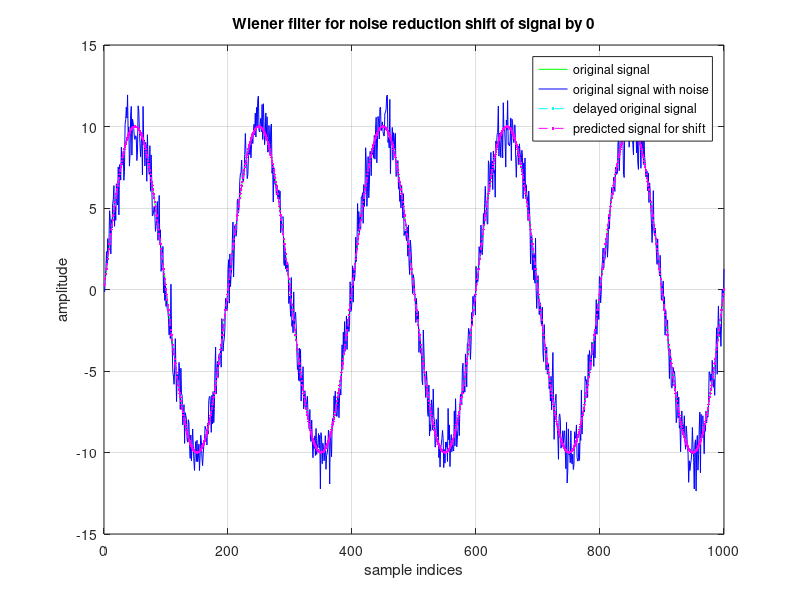
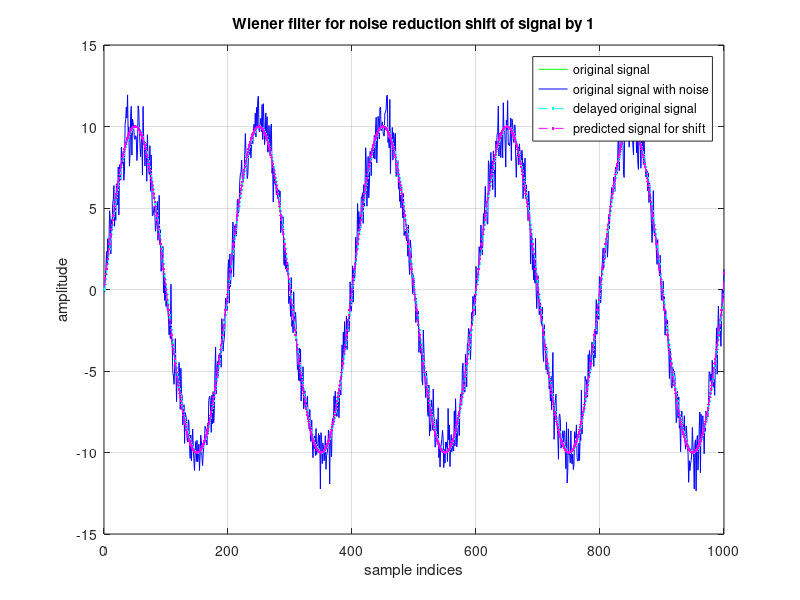
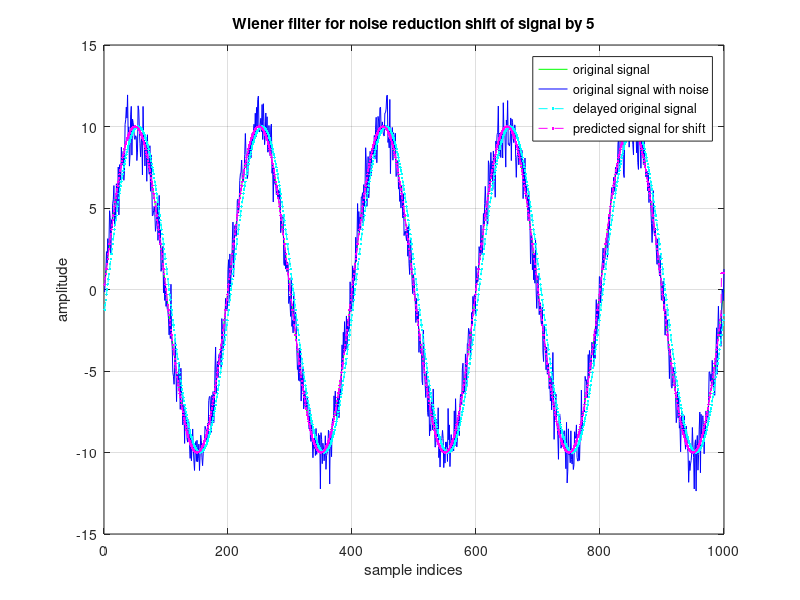
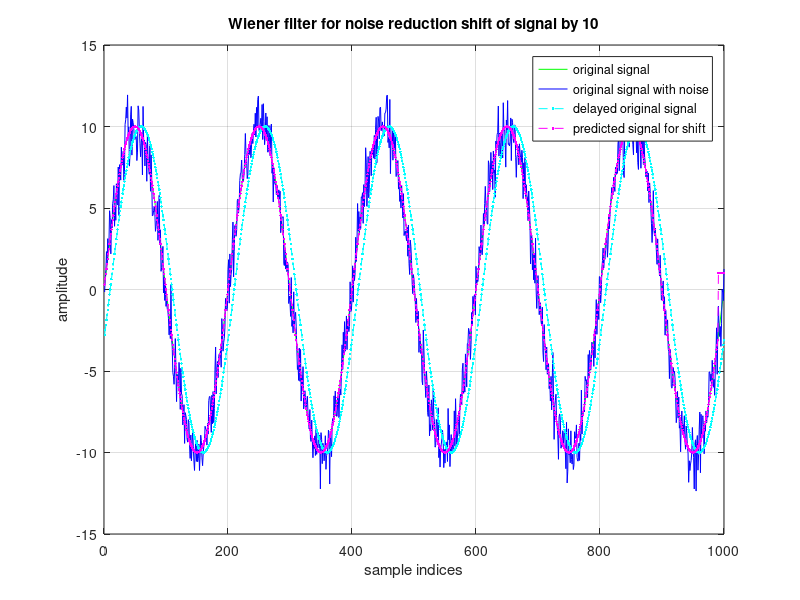

Here is the MATLAB script that generated these plots, in order:
%pkg install -forge 'control'
%pkg install -forge 'signal'

pkg load 'signal' % to use xcorr()

% given:
N = 1000;
i = (1:N)'; % i is our k here 
s = 10 * sin(2* pi *i/(N /5));
n = randn(N, 1);

% hyperparameters:
p = 20;
k_0 = [0, 1, 5, 10, 15, p-1]; % k_0 should be smaller than p

% initialize signals:
x = s(i) + n(i);

function return_ = y(current_time_ind,shift,number_samples),
    return_ = 10 * sin(2* pi *(current_time_ind-shift)/(number_samples /5));
endfunction

% estimate filter w:
y_pred_all = ones(length(k_0),N);
counter_k0 = 0;
for k0=k_0,
    k0
    counter_k0 += 1;
    k_start = 1 + k0; % because y[k]=s[k-k_0] -> k-k_0=1 -> k=1+k_0
    k_start
    
    counter_kth_output = 0;
    for k=k_start:N,
    
        counter_kth_output += 1;

        % determine the x_window which depends on the length of w:
        if (k-p+1<1) % current k is smaller than the length of filter w, consequence: full filter length not reached
            % we can jump to next higher k in for loop or (like here) go on with a smaller w
            start_ind = 1;
        elseif (p==1) % derived from k-p+1==k; p = 1 and therefore the x_window only has one ele
            start_ind = k;
        else % the normal case
            start_ind = k-p+1;
        endif
  
        #if (k-p+1>0) % then the whole filter w of length p will be used to estimate output
        x_window = x(start_ind:k);
        x_window = x_window(end:-1:1); % reverse structure such that newest time point is first element

        % compute r_xy, R_xx, w:
        y_current = y(k,k0,N);

        if (length(x_window)>1)
            r_xy = xcorr(X=x_window, Y=[y_current,ones(1,length(x_window)-1)-1]); # one single value, depends on y value if errormessage
            r_xy = r_xy(length(r_xy)-length(x_window)+1:length(r_xy));
            %r_xy = r_xy'; % ' to convert shape from 1xm to mx1

            R_xx_first_row = xcorr(X=x_window, Y=[x_window(1),ones(1,length(x_window)-1)-1]); % Y gives us scalar x[k]
            R_xx_first_row = R_xx_first_row(length(R_xx_first_row)-length(x_window)+1:length(R_xx_first_row));
            R_xx = toeplitz(r=R_xx_first_row); % r as row

            w = inv(R_xx) * r_xy; 
            
        else % x_window has only size of 1
            r_xy = xcorr(X=[x_window,0], Y=[y_current,0]);
            r_xy = r_xy(2);
            
            R_xx = xcorr(X=[x_window,0], Y=[x_window,0]); % Y gives us scalar x[k]
            R_xx = R_xx(2);
            w = (1/R_xx) * r_xy; 

        endif
        
        % estimate w and y:
        y_pred = w' * x_window;
        y_pred_all(counter_k0, counter_kth_output) = y_pred;
        
    endfor

endfor

% plot results
shift_ind = 0;
for shift=k_0,
    shift_ind += 1;
    figure(1)
    plot(i,s, 'LineWidth',0.5,'Color',[0 1 0]) 
    hold on % add further graphs into one plot
    plot(i,x, 'LineWidth',0.5,'Color',[0 0 1]) 
    plot(i,y(i,shift,N), '--.r','LineWidth',0.5,'Color',[0 1 1]) 
    plot(i,y_pred_all(shift_ind,:), '--.r','LineWidth',0.5,'Color',[1 0 1]) 
    hold off

    % description plot:
    xlabel('sample indices');
    ylabel('amplitude');
    legend('original signal','original signal with noise','delayed original signal', 'predicted signal for shift')
    title(['Wiener filter for noise reduction shift of signal by ' num2str(shift)]);
    grid on;

    % store image:
    f_name = ['ex4_wiener_filter_shiftOf' num2str(shift) '.png'];
    print(f_name)
endfor
